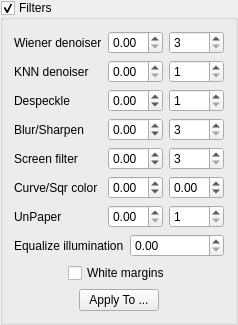
    <widget class="QGroupBox" name="filtersPanel">
     <property name="title">
      <string>Filters</string>
     </property>
     <property name="flat">
      <bool>false</bool>
     </property>
     <property name="checkable">
      <bool>true</bool>
     </property>
     <property name="visible">
      <bool>false</bool>
     </property>
     <layout class="QVBoxLayout" name="fitersVerticalLayout">
      <item>
       <layout class="QGridLayout" name="filterColorOptions">
        <item row="0" column="0">
         <widget class="QLabel" name="wienerLabel">
          <property name="text">
           <string>Wiener denoiser</string>
          </property>
         </widget>
        </item>
        <item row="0" column="1">
         <widget class="QDoubleSpinBox" name="wienerCoef">
          <property name="toolTip">
           <string>Value is 0.0 .. 1.0..</string>
          </property>
          <property name="minimum">
           <double>0.0</double>
          </property>
          <property name="maximum">
           <double>1.0</double>
          </property>
          <property name="singleStep">
           <double>0.01</double>
          </property>
         </widget>
        </item>
        <item row="0" column="2">
         <widget class="QSpinBox" name="wienerWindowSize">
          <property name="toolTip">
           <string>The dimensions of a pixel neighborhood to consider.</string>
          </property>
          <property name="minimum">
           <number>3</number>
          </property>
          <property name="maximum">
           <number>9999</number>
          </property>
         </widget>
        </item>
        <item row="1" column="0">
         <widget class="QLabel" name="knndLabel">
          <property name="text">
           <string>KNN denoiser</string>
          </property>
         </widget>
        </item>
        <item row="1" column="1">
         <widget class="QDoubleSpinBox" name="knndCoef">
          <property name="toolTip">
           <string>Value is 0.0 .. 1.0..</string>
          </property>
          <property name="minimum">
           <double>0.0</double>
          </property>
          <property name="maximum">
           <double>1.0</double>
          </property>
          <property name="singleStep">
           <double>0.01</double>
          </property>
         </widget>
        </item>
        <item row="1" column="2">
         <widget class="QSpinBox" name="knndRadius">
          <property name="toolTip">
           <string>The radius of a pixel neighborhood to consider.</string>
          </property>
          <property name="minimum">
           <number>1</number>
          </property>
          <property name="maximum">
           <number>99</number>
          </property>
         </widget>
        </item>
        <item row="2" column="0">
         <widget class="QLabel" name="cdespeckleLabel">
          <property name="text">
           <string>Despeckle</string>
          </property>
         </widget>
        </item>
        <item row="2" column="1">
         <widget class="QDoubleSpinBox" name="cdespeckleCoef">
          <property name="toolTip">
           <string>Value is -1.0 .. 1.0..</string>
          </property>
          <property name="minimum">
           <double>-1.0</double>
          </property>
          <property name="maximum">
           <double>1.0</double>
          </property>
          <property name="singleStep">
           <double>0.1</double>
          </property>
         </widget>
        </item>
        <item row="2" column="2">
         <widget class="QSpinBox" name="cdespeckleRadius">
          <property name="toolTip">
           <string>The radius of a color despeckle.</string>
          </property>
          <property name="minimum">
           <number>1</number>
          </property>
          <property name="maximum">
           <number>99</number>
          </property>
         </widget>
        </item>
        <item row="3" column="0">
         <widget class="QLabel" name="blurLabel">
          <property name="text">
           <string>Blur/Sharpen</string>
          </property>
         </widget>
        </item>
        <item row="3" column="1">
         <widget class="QDoubleSpinBox" name="blurCoef">
          <property name="toolTip">
           <string>Value is -2.0 .. 1.0..</string>
          </property>
          <property name="minimum">
           <double>-2.0</double>
          </property>
          <property name="maximum">
           <double>1.0</double>
          </property>
          <property name="singleStep">
           <double>0.01</double>
          </property>
         </widget>
        </item>
        <item row="3" column="2">
         <widget class="QSpinBox" name="blurWindowSize">
          <property name="toolTip">
           <string>The dimensions of a pixel neighborhood to consider.</string>
          </property>
          <property name="minimum">
           <number>3</number>
          </property>
          <property name="maximum">
           <number>9999</number>
          </property>
         </widget>
        </item>
        <item row="4" column="0">
         <widget class="QLabel" name="screenLabel">
          <property name="text">
           <string>Screen filter</string>
          </property>
         </widget>
        </item>
        <item row="4" column="1">
         <widget class="QDoubleSpinBox" name="screenCoef">
          <property name="toolTip">
           <string>Value is -1.0 .. 1.0..</string>
          </property>
          <property name="minimum">
           <double>-1.0</double>
          </property>
          <property name="maximum">
           <double>1.0</double>
          </property>
          <property name="singleStep">
           <double>0.05</double>
          </property>
         </widget>
        </item>
        <item row="4" column="2">
         <widget class="QSpinBox" name="screenWindowSize">
          <property name="toolTip">
           <string>The dimensions of a pixel neighborhood to consider.</string>
          </property>
          <property name="minimum">
           <number>3</number>
          </property>
          <property name="maximum">
           <number>9999</number>
          </property>
         </widget>
        </item>
        <item row="5" column="0">
         <widget class="QLabel" name="curveSqrLabel">
          <property name="text">
           <string>Curve/Sqr color</string>
          </property>
         </widget>
        </item>
        <item row="5" column="1">
         <widget class="QDoubleSpinBox" name="curveCoef">
          <property name="toolTip">
           <string>Value is -1.0 .. 1.0.</string>
          </property>
          <property name="minimum">
           <double>-1.0</double>
          </property>
          <property name="maximum">
           <double>1.0</double>
          </property>
          <property name="singleStep">
           <double>0.05</double>
          </property>
         </widget>
        </item>
        <item row="5" column="2">
         <widget class="QDoubleSpinBox" name="sqrCoef">
          <property name="toolTip">
           <string>Value is -1.0 .. 1.0.</string>
          </property>
          <property name="minimum">
           <double>-1.0</double>
          </property>
          <property name="maximum">
           <double>1.0</double>
          </property>
          <property name="singleStep">
           <double>0.05</double>
          </property>
         </widget>
        </item>
        <item row="6" column="0">
         <widget class="QLabel" name="unPaperLabel">
          <property name="text">
           <string>UnPaper</string>
          </property>
         </widget>
        </item>
        <item row="6" column="1">
         <widget class="QDoubleSpinBox" name="unPaperCoef">
          <property name="toolTip">
           <string>Value is 0.0 .. 1.0..</string>
          </property>
          <property name="minimum">
           <double>0.0</double>
          </property>
          <property name="maximum">
           <double>1.0</double>
          </property>
          <property name="singleStep">
           <double>0.05</double>
          </property>
         </widget>
        </item>
        <item row="6" column="2">
         <widget class="QSpinBox" name="unPaperIters">
          <property name="toolTip">
           <string>The iters of a unPaper.</string>
          </property>
          <property name="minimum">
           <number>1</number>
          </property>
          <property name="maximum">
           <number>99</number>
          </property>
         </widget>
        </item>
       </layout>
      </item>
      <item>
       <layout class="QGridLayout" name="normalizeOptions">
        <item row="0" column="0">
         <widget class="QLabel" name="normalizeCoefLabel">
          <property name="text">
           <string>Equalize illumination</string>
          </property>
         </widget>
        </item>
        <item row="0" column="1">
         <widget class="QDoubleSpinBox" name="normalizeCoef">
          <property name="toolTip">
           <string>Value is 0.0 .. 1.0.</string>
          </property>
          <property name="minimum">
           <double>0.0</double>
          </property>
          <property name="maximum">
           <double>1.0</double>
          </property>
          <property name="singleStep">
           <double>0.05</double>
          </property>
         </widget>
        </item>
       </layout>
      </item>
      <item>
       <widget class="QWidget" name="colorMarginOptions" native="true">
        <layout class="QHBoxLayout" name="horizontalLayout_6">
         <property name="leftMargin">
          <number>0</number>
         </property>
         <property name="topMargin">
          <number>0</number>
         </property>
         <property name="rightMargin">
          <number>0</number>
         </property>
         <property name="bottomMargin">
          <number>0</number>
         </property>
         <item>
          <spacer name="horizontalSpacer_13">
           <property name="orientation">
            <enum>Qt::Horizontal</enum>
           </property>
           <property name="sizeHint" stdset="0">
            <size>
             <width>13</width>
             <height>17</height>
            </size>
           </property>
          </spacer>
         </item>
         <item>
          <layout class="QVBoxLayout" name="verticalLayout_3">
           <item>
            <widget class="QCheckBox" name="whiteMarginsCB">
             <property name="text">
              <string>White margins</string>
             </property>
            </widget>
           </item>
          </layout>
         </item>
         <item>
          <spacer name="horizontalSpacer_14">
           <property name="orientation">
            <enum>Qt::Horizontal</enum>
           </property>
           <property name="sizeHint" stdset="0">
            <size>
             <width>13</width>
             <height>17</height>
            </size>
           </property>
          </spacer>
         </item>
        </layout>
       </widget>
      </item>
      <item>
       <layout class="QHBoxLayout" name="filtersHorizontalLayout">
        <item>
         <spacer name="horizontalSpacer_91">
          <property name="orientation">
           <enum>Qt::Horizontal</enum>
          </property>
          <property name="sizeHint" stdset="0">
           <size>
            <width>0</width>
            <height>20</height>
           </size>
          </property>
         </spacer>
        </item>
        <item>
         <widget class="QPushButton" name="applyColorsFiltersButton">
          <property name="text">
           <string>Apply To ...</string>
          </property>
         </widget>
        </item>
        <item>
         <spacer name="filtersHorizontalSpacer">
          <property name="orientation">
           <enum>Qt::Horizontal</enum>
          </property>
          <property name="sizeHint" stdset="0">
           <size>
            <width>0</width>
            <height>20</height>
           </size>
          </property>
         </spacer>
        </item>
       </layout>
      </item>
     </layout>
    </widget>
